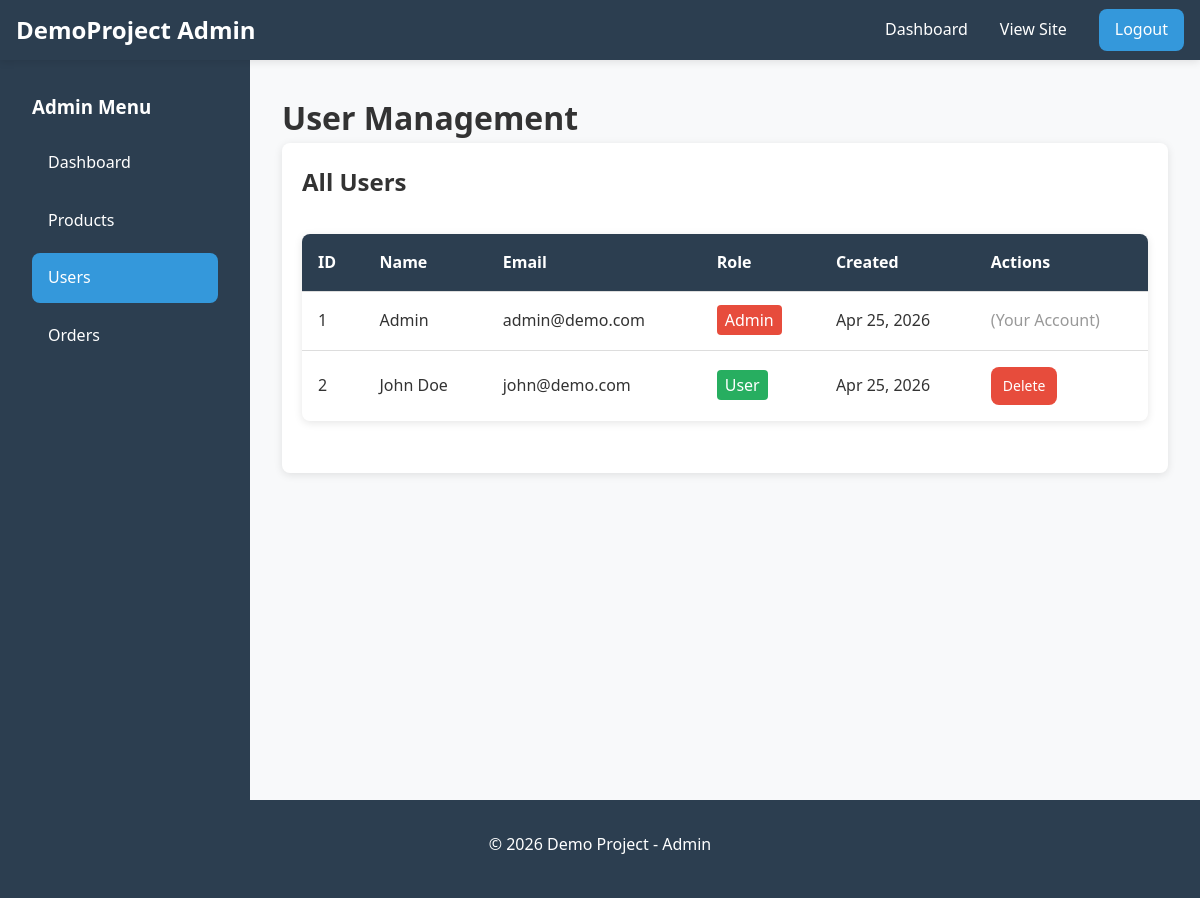
/admin/manage_users.php (signed in), run on the app's committed database.
### tables this page shows
CREATE TABLE IF NOT EXISTS users (
    id INT PRIMARY KEY AUTO_INCREMENT,
    name VARCHAR(100) NOT NULL,
    email VARCHAR(100) UNIQUE NOT NULL,
    password VARCHAR(255) NOT NULL,
    role ENUM('user', 'admin') DEFAULT 'user',
    created_at TIMESTAMP DEFAULT CURRENT_TIMESTAMP
);

### backend/admin_db.php (called while the page is built, shortened)
<?php
require 'db.php';
function getAllUsers() {
    global $connection;
    $query = "SELECT id, name, email, role, created_at FROM users ORDER BY id";
    $result = mysqli_query($connection, $query);
    $users = array();
    while ($row = mysqli_fetch_assoc($result)) {
        $users[] = $row;
    }
    return $users;
}
?>

### admin/manage_users.php (the view, shortened to what this page needs)
<?php
require '../backend/auth.php';
require '../backend/admin_db.php';
$users = getAllUsers();
?>
<!DOCTYPE html>
<html lang="en">
<head>
    <link rel="stylesheet" href="../frontend/style.css">
</head>
<body>
    <header class="navbar">
        <div class="navbar-container">
            <div class="navbar-logo">
                <a href="index.php">DemoProject Admin</a>
            </div>
            <nav class="navbar-menu">
                <a href="index.php" class="nav-link">Dashboard</a>
                <a href="../frontend/index.php" class="nav-link">View Site</a>
                <a href="../frontend/logout.php" class="nav-link logout-btn">Logout</a>
            </nav>
        </div>
    </header>
    <div class="admin-container">
        <aside class="admin-sidebar">
            <h3>Admin Menu</h3>
            <a href="index.php">Dashboard</a>
            <a href="manage_products.php">Products</a>
            <a href="manage_users.php" class="active">Users</a>
            <a href="manage_orders.php">Orders</a>
        </aside>
        <main class="admin-content">
            <h1>User Management</h1>
            <div style="background: white; padding: 20px; border-radius: 8px; box-shadow: 0 2px 8px rgba(0,0,0,0.1);">
                <h2>All Users</h2>
                <?php if (empty($users)): ?>
                    <p>No users found.</p>
                <?php else: ?>
                    <table>
                        <thead>
                            <tr>
                                <th>ID</th>
                                <th>Name</th>
                                <th>Email</th>
                                <th>Role</th>
                                <th>Created</th>
                                <th>Actions</th>
                            </tr>
                        </thead>
                        <tbody>
                            <?php foreach ($users as $user): ?>
                                <tr>
                                    <td><?php echo htmlspecialchars($user['id']); ?></td>
                                    <td><?php echo htmlspecialchars($user['name']); ?></td>
                                    <td><?php echo htmlspecialchars($user['email']); ?></td>
                                    <td>
                                        <span style="padding: 4px 8px; background-color: <?php echo $user['role'] === 'admin' ? '#e74c3c' : '#27ae60'; ?>; color: white; border-radius: 4px;">
                                            <?php echo ucfirst(htmlspecialchars($user['role'])); ?>
                                        </span>
                                    </td>
                                    <td><?php echo htmlspecialchars(date('M d, Y', strtotime($user['created_at']))); ?></td>
                                    <td>
                                        <?php if ($user['id'] != $_SESSION['user_id']): ?>
                                            <a href="?delete=<?php echo $user['id']; ?>" class="btn btn-danger" style="padding: 8px 12px; font-size: 14px;" onclick="return confirm('Are you sure? This cannot be undone.')">Delete</a>
                                        <?php else: ?>
                                            <span style="color: #999;">(Your Account)</span>
                                        <?php endif; ?>
                                    </td>
                                </tr>
                            <?php endforeach; ?>
                        </tbody>
                    </table>
                <?php endif; ?>
            </div>
        </main>
    </div>
    <footer class="footer">
        <div class="container">
            <p>&copy; 2026 Demo Project - Admin</p>
        </div>
    </footer>
</body>
</html>

### frontend/style.css (style rules this page uses)
:root { --primary-color: #3498db; --primary-hover: #2980b9; --secondary-color: #27ae60; --secondary-hover: #229954; --bg-color: #f8f9fa; --text-color: #333; --text-light: #666; --border-color: #ddd; --danger-color: #e74c3c; --success-color: #27ae60; --spacing-small: 8px; --spacing-medium: 16px; --spacing-large: 32px; --border-radius: 8px; --shadow: 0 2px 8px rgba(0, 0, 0, 0.1); --shadow-lg: 0 4px 16px rgba(0, 0, 0, 0.15); }
* { margin: 0; padding: 0; box-sizing: border-box; }
html, body { font-family: 'Segoe UI', Tahoma, Geneva, Verdana, sans-serif; line-height: 1.6; color: var(--text-color); background-color: var(--bg-color); }
body { display: flex; flex-direction: column; min-height: 100vh; }
main { flex: 1; padding: var(--spacing-large) 0; }
a { text-decoration: none; color: var(--primary-color); }
.container { max-width: 1200px; margin: 0 auto; padding: 0 var(--spacing-medium); }
.navbar { background-color: #2c3e50; box-shadow: var(--shadow); position: sticky; top: 0; z-index: 100; }
.navbar-container { max-width: 1200px; margin: 0 auto; padding: 0 var(--spacing-medium); display: flex; justify-content: space-between; align-items: center; height: 60px; }
.navbar-logo a { color: white; font-size: 24px; font-weight: bold; }
.navbar-menu { display: flex; gap: var(--spacing-large); align-items: center; }
.nav-link { color: white; transition: color 0.3s ease; }
.nav-link.logout-btn, .nav-link.register-btn { background-color: var(--primary-color); padding: 8px 16px; border-radius: var(--border-radius); color: white; }
.btn { display: inline-block; padding: 12px 24px; border-radius: var(--border-radius); border: none; cursor: pointer; font-size: 16px; transition: all 0.3s ease; text-decoration: none; }
.btn-danger { background-color: var(--danger-color); color: white; }
table { width: 100%; border-collapse: collapse; margin: var(--spacing-large) 0; box-shadow: var(--shadow); border-radius: var(--border-radius); overflow: hidden; }
thead { background-color: #2c3e50; color: white; }
th, td { padding: var(--spacing-medium); text-align: left; border-bottom: 1px solid var(--border-color); }
tbody tr:last-child td { border-bottom: none; }
.admin-container { display: flex; gap: 0; min-height: calc(100vh - 60px); }
.admin-sidebar { width: 250px; background-color: #2c3e50; padding: var(--spacing-large); position: sticky; top: 60px; height: calc(100vh - 60px); overflow-y: auto; }
.admin-sidebar h3 { color: white; margin-bottom: var(--spacing-medium); }
.admin-sidebar a { display: block; color: white; padding: 12px var(--spacing-medium); border-radius: var(--border-radius); margin-bottom: 8px; transition: background-color 0.3s ease; }
.admin-sidebar a:hover, .admin-sidebar a.active { background-color: var(--primary-color); }
.admin-content { flex: 1; padding: var(--spacing-large); }
.footer { background-color: #2c3e50; color: white; padding: var(--spacing-large); text-align: center; margin-top: auto; }
.footer p { margin-bottom: 8px; }

### data on the page
users: id "1", name "Admin", email "admin@demo.com", role "Admin", created_at "Apr 25, 2026", shows "(Your Account)"
users: id "2", name "John Doe", email "john@demo.com", role "User", created_at "Apr 25, 2026"
